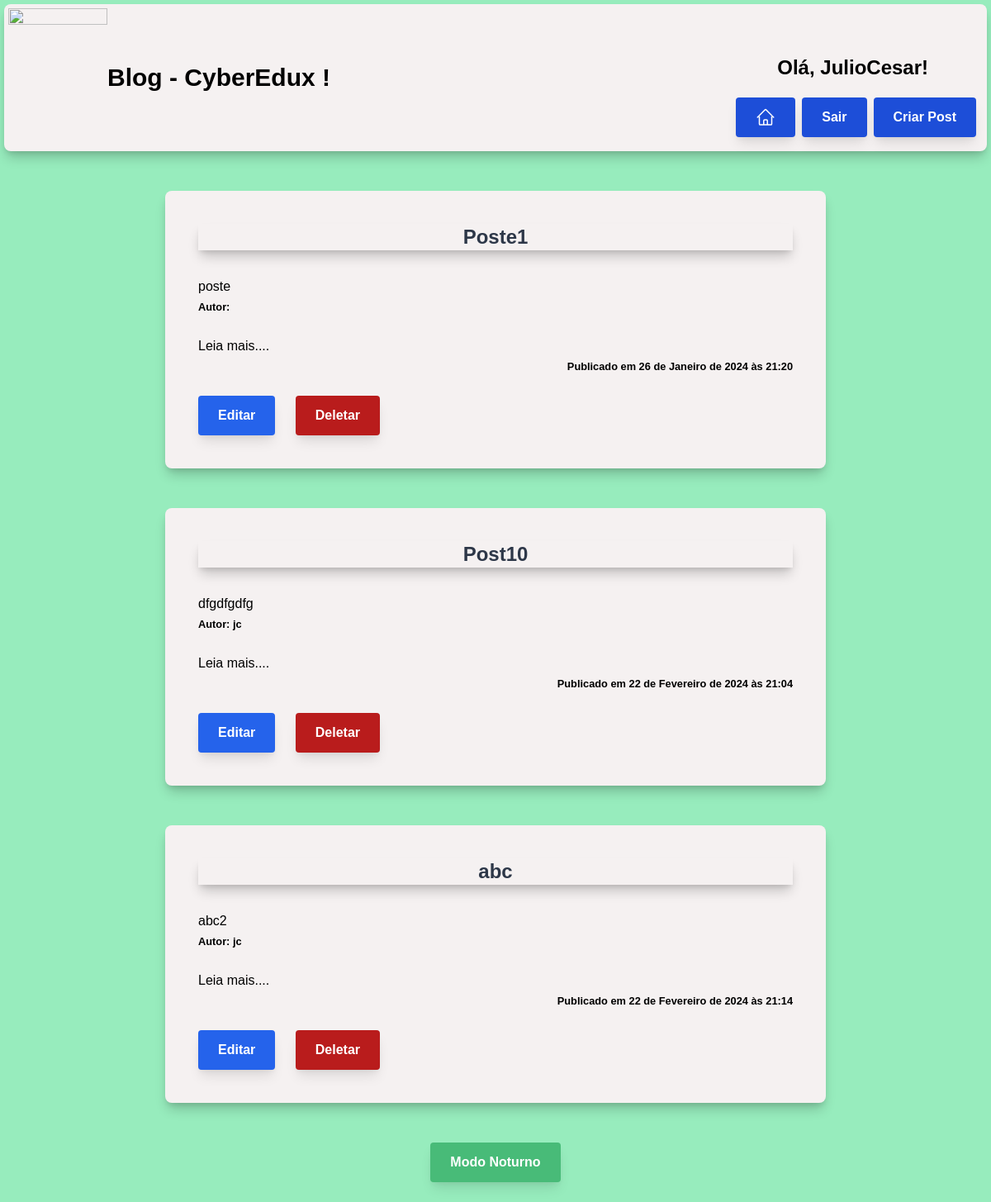
The app's page / (signed in) with its own data.
### APP_1/models.py (models this page shows)
class Post (models.Model):
    titulo = models.CharField(max_length = 200)
    conteudo = models.TextField()
    publicacao_em = models.DateTimeField(auto_now_add = True)
    autor = models.CharField(max_length = 100)
    resumo = models.TextField()
    slug = models.SlugField(unique = True )
    img = models.CharField(max_length = 200)
    class meta:
        ordering = ['-publicado_em']

### APP_1/views.py (the view)
# urls.py: path('', views.home, name='home'),
def home(request):
    posts = Post.objects.all()
    return render(request, 'home.html', {'posts': posts})

### APP_1/templates/home.html
{% extends 'base.html' %}
{% block conteudo %}
{% for post in posts %}
<section class="my-9 p-10 info-section bg-white rounded-lg">
    <h2 class="text-2xl font-bold section-title">{{post.titulo}}</h2>
    <p>{{post.resumo}}</p>
    <small><strong>Autor: {{post.autor}}</strong></small>
    <br><br>
    <a href="{{post.slug}}" class="hover:text-blue-800 hover:font-bold hover:bg-yellow-200">Leia mais....</a>
    <div class="text-right mt+10 mr+2">
        <small class="font-bold"> Publicado em {{post.publicacao_em}}</small>
    </div>
    {% if request.user.is_staff %}
    <br>
    <div class="space-x-5">
        <a href="{% url 'edit_post' post.id %} " class="btn bg-blue-600 text-white hover:bg-blue-500 shadow">Editar</a>
    <a href="{% url 'delete_post' post.id %}" class="btn bg-red-700 text-white hover:bg-red-500 shadow">Deletar</a>
    </div>
    {% endif %}
</section>
{% endfor %}
{% endblock %}

### APP_1/templates/base.html (shortened to what this page needs)
<!DOCTYPE html>
<html lang="pt-br">
{% load static %}
<head>
    <link href="https://cdn.jsdelivr.net/npm/tailwindcss@2.2.19/dist/tailwind.min.css" rel="stylesheet">
    <link rel="stylesheet" href="{% static 'style.css' %}">
</head>
<body>
    <section class="container2 p-10 info-section rounded-lg flex flex-row justify-between" >
        <div class="flex flex-row">
        <img src="https://assets.zyrosite.com/cdn-cgi/image/format=auto,w=190,fit=crop,q=95/AwvjG1eG4vc2ovvG/logoedux-removebg-preview-YD08znO98ESxqzXr.png" width="120px" height="90px">
        <h1 class="flex items-center text-3xl font-bold">
            Blog - CyberEdux !
         </h1>
         </div>
           <div class="flex-row justify-between pt-14 pr-2 space-x-2">
            {% if user.is_authenticated %}
            <div class="flex justify-center pb-2 pt-0">
                <h1 class="text-2xl font-bold"> Olá, {{ user.username }}!</h1>
            </div>
            <div class="flex justify-center space-x-2 py-3">
                 <a href="{% url 'home' %}" class="btn bg-blue-700 hover:bg-blue-500 text-white ">
                <div>
            </div>
                <a href="{% url 'logout' %}" class="btn btn bg-blue-700 hover:bg-blue-500 text-white shadow-sm">Sair</a>
                {% if user.is_staff %}
                    <a href="{% url 'create_post' %}" class="btn btn bg-blue-700 hover:bg-blue-500 text-white shadow-sm">
                        Criar Post</a>
                {% endif %}
            </div>
            {% endif %}
           </div>
    </section>
    <div class="container mx-auto">
        {% block conteudo %}
        {% endblock %}
        <div class="flex justify-center">
            <button class="btn btn-secondary mx-1" onclick="toggleDarkMode()">Modo Noturno</button>
        </div>
    </div>
    <br>
</body>
</html>

### APP_1/static/style.css (style rules this page uses)
body { background-color: #97ecbd; font-family: 'Arial', sans-serif; transition: background-color 0.5s ease; }
.container { max-width: 800px; margin: 0 auto; }
.container2 { max-width: auto; margin: 5px ; padding: 5px; }
.section-title { color: #2d3748; text-align: center; margin-bottom: 2rem; box-shadow: 0 10px 15px -3px rgba(0, 0, 0, 0.2), 0 4px 6px -2px rgba(0, 0, 0, 0.1); }
.info-section { margin-bottom: 3rem; background-color: #f5f1f1; box-shadow: 0 10px 15px -3px rgba(0, 0, 0, 0.2), 0 4px 6px -2px rgba(0, 0, 0, 0.1); transition: background-color 0.5s ease, color 0.5s ease; }
.btn { display: inline-block; padding: 0.75rem 1.5rem; font-size: 1rem; font-weight: 600; text-align: center; text-decoration: none; cursor: pointer; border-radius: 0.25rem; transition: all 0.3s ease; box-shadow: 0 10px 15px -3px rgba(0, 0, 0, 0.1), 0 4px 6px -2px rgba(0, 0, 0, 0.05); }
.btn-secondary { background-color: #48bb78; color: #ffffff; }

### records on screen
Post: titulo "Poste1", resumo "poste", publicacao_em "26 de Janeiro de 2024 às 21:20"
Post: titulo "Post10", resumo "dfgdfgdfg", autor "jc", publicacao_em "22 de Fevereiro de 2024 às 21:04"
Post: titulo "abc", resumo "abc2", autor "jc", publicacao_em "22 de Fevereiro de 2024 às 21:14"

### other values on screen
{{ user.username }} "JulioCesar"
